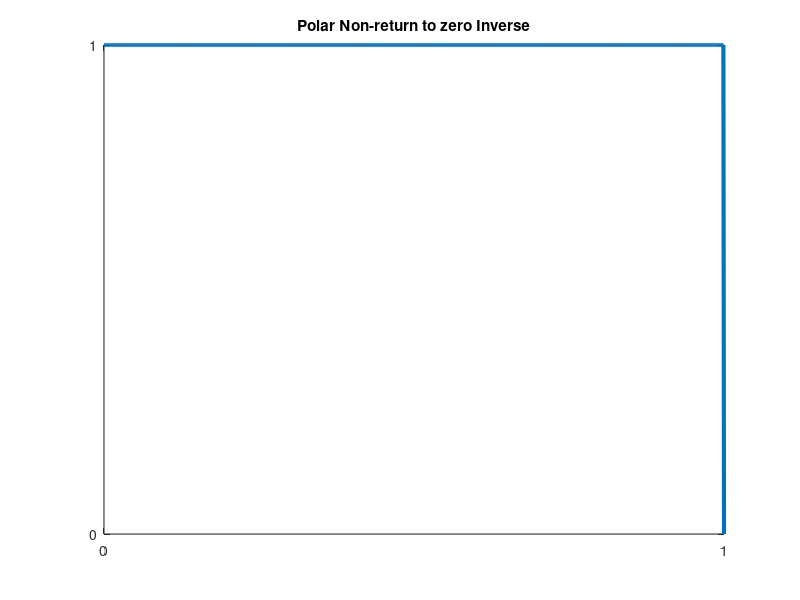

Reproduce this figure in MATLAB.
bits = input('Enter the bit stream');
bitrate = 1;
n = 1000;
T = length(bits)/bitrate;
len = length(bits);
N = n*len;
dt = T/N;
t = 0:dt:T;
x = zeros(1,length(t));
lastbit = 1;
for i=1:len
  if bits(i)==1
    x((i-1)*n+1:i*n) = -lastbit;
    lastbit = -lastbit;
  else x((i-1)*n+1:i*n) = lastbit;
  end
end
plot(t, x, 'Linewidth', 3);
xticks([0:len])
yticks([-1: 1])
grid on
title('Polar Non-return to zero Inverse');
